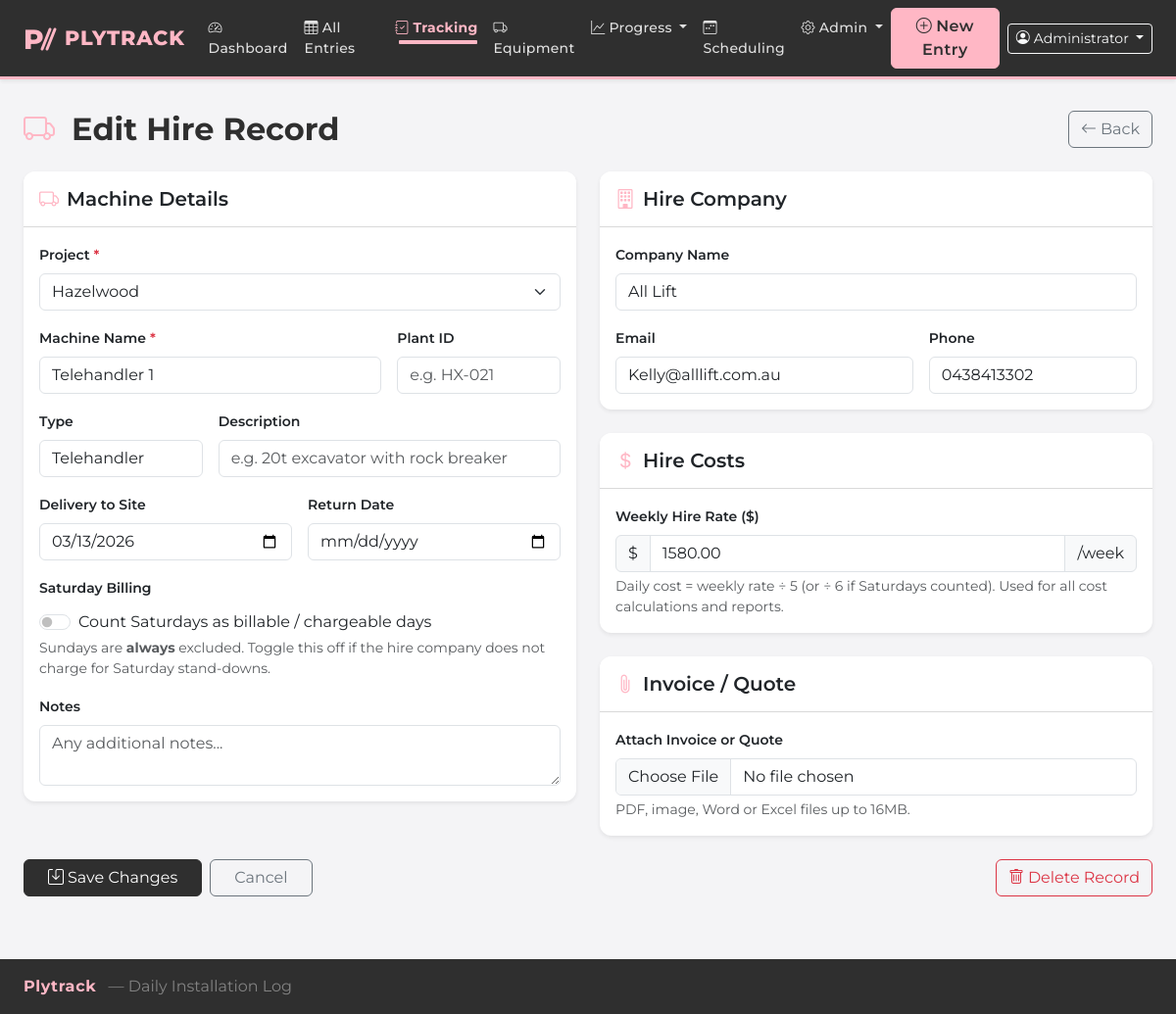
/hire/1/edit (signed in), run on an earlier commit of the app's database.
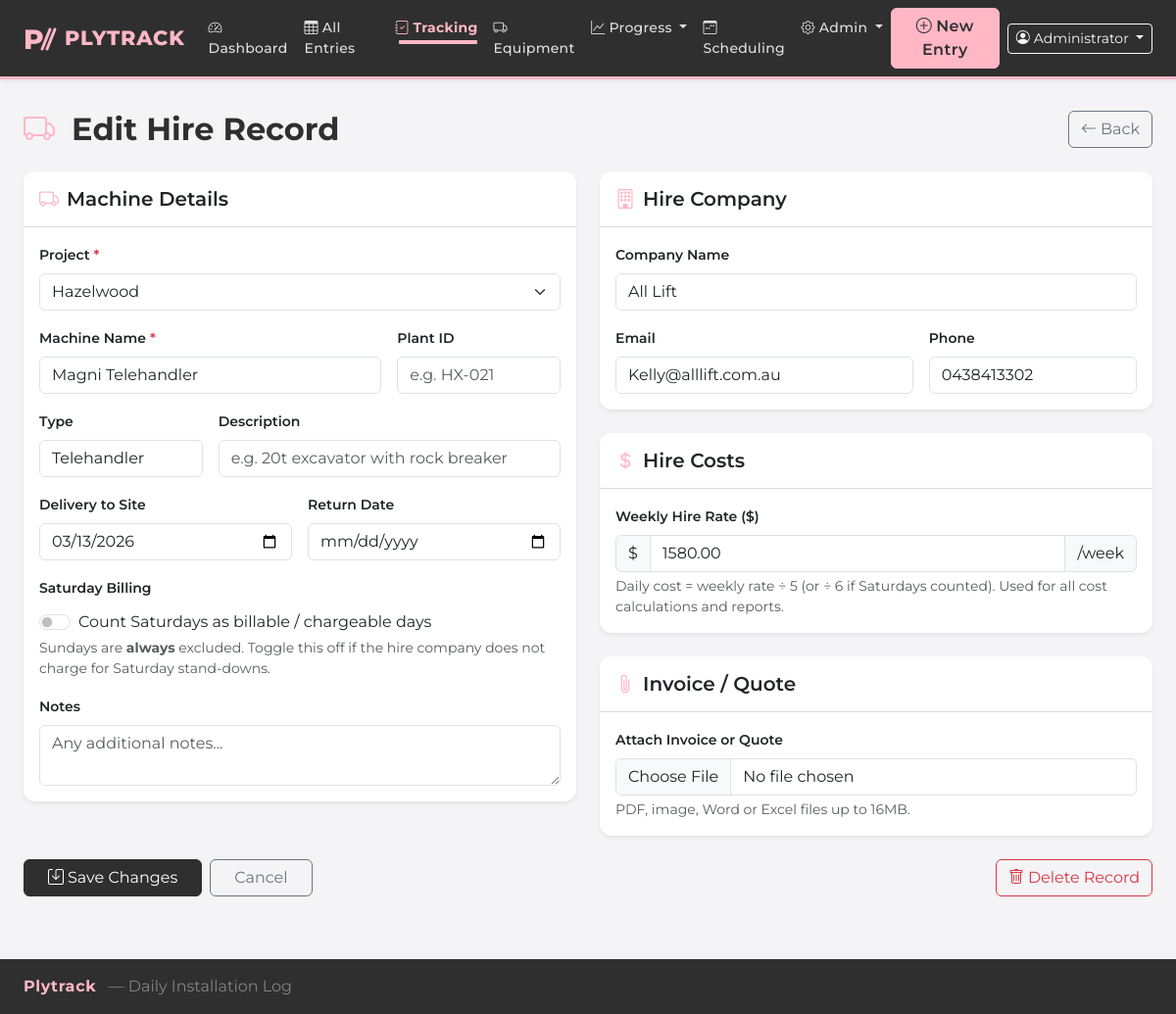
And on a later commit of the database.
### models.py (models this page shows, shortened)
class HiredMachine(db.Model):
    id = db.Column(db.Integer, primary_key=True)
    project_id = db.Column(db.Integer, db.ForeignKey('project.id'), nullable=False)
    machine_name = db.Column(db.String(200), nullable=False)
    plant_id = db.Column(db.String(100))           # plant/fleet ID from hire company
    machine_type = db.Column(db.String(100))
    description = db.Column(db.Text)               # description of the item
    hire_company = db.Column(db.String(200))
    hire_company_email = db.Column(db.String(200))
    hire_company_phone = db.Column(db.String(50))
    delivery_date = db.Column(db.Date)
    return_date = db.Column(db.Date)
    cost_per_day = db.Column(db.Float)
    cost_per_week = db.Column(db.Float)
    count_saturdays = db.Column(db.Boolean, default=True)
    invoice_filename = db.Column(db.String(500))
    invoice_original_name = db.Column(db.String(500))
    notes = db.Column(db.Text)
    active = db.Column(db.Boolean, default=True)
    created_at = db.Column(db.DateTime, default=datetime.utcnow)
    project = db.relationship('Project', backref='hired_machines')
    stand_downs = db.relationship(
        'StandDown', backref='hired_machine',
        cascade='all, delete-orphan',
        order_by='StandDown.stand_down_date'
    )

class Project(db.Model):
    id = db.Column(db.Integer, primary_key=True)
    name = db.Column(db.String(200), nullable=False)
    description = db.Column(db.Text)
    active = db.Column(db.Boolean, default=True)
    start_date = db.Column(db.Date)           # Day 1 of installation (for Gantt day→date mapping)
    planned_crew = db.Column(db.Integer)      # Estimated crew size for efficiency calculations
    hours_per_day = db.Column(db.Float)       # Quoted hours per working day
    quoted_days = db.Column(db.Integer)       # Total quoted working days for the job
    state = db.Column(db.String(10))              # Australian state code e.g. 'QLD'
    is_cfmeu = db.Column(db.Boolean, default=False)
    created_at = db.Column(db.DateTime, default=datetime.utcnow)
    entries = db.relationship('DailyEntry', backref='project', lazy=True)
    planned_data = db.relationship('PlannedData', backref='project',
                                   cascade='all, delete-orphan', lazy=True)
    non_work_dates = db.relationship('ProjectNonWorkDate', backref='project',
                                     cascade='all, delete-orphan',
                                     order_by='ProjectNonWorkDate.date')
    budgeted_roles = db.relationship('ProjectBudgetedRole', backref='project',
                                     cascade='all, delete-orphan', lazy=True)

### app.py (the view, shortened to what this page needs)
@app.route('/hire/<int:hm_id>/edit', methods=['GET', 'POST'])
def hire_edit(hm_id):
    hm = HiredMachine.query.get_or_404(hm_id)
    projects = Project.query.filter_by(active=True).order_by(Project.name).all()
    return render_template('hire/form.html', hm=hm, projects=projects)

### app.py (called while the page is built)
@login_manager.user_loader
def load_user(user_id):
    return User.query.get(int(user_id))

@app.context_processor
def inject_active_projects():
    try:
        projects = Project.query.filter_by(active=True).order_by(Project.name).all()
    except Exception:
        projects = []
    return {'_active_projects': projects}

@app.before_request
def require_login():
    public_endpoints = {'login', 'logout', 'static'}
    if request.endpoint not in public_endpoints and not current_user.is_authenticated:
        return redirect(url_for('login', next=request.url))

### models.py (called while the page is built)
    @property
    def is_active(self):
        return self.active

### templates/hire/form.html (shortened to what the changed rows need)
{% extends "base.html" %}
{% block content %}
<div class="d-flex justify-content-between align-items-center mb-4">
  <h2 class="fw-bold mb-0">
    <i class="bi bi-truck me-2 text-primary"></i>
    {% if hm %}Edit Hire Record{% else %}Add Hired Machine{% endif %}
  </h2>
</div>
<form method="POST"
      action="{% if hm %}{{ url_for('hire_edit', hm_id=hm.id) }}{% else %}{{ url_for('hire_new') }}{% endif %}"
      enctype="multipart/form-data">
  <div class="row g-4">
    <div class="col-lg-6">
      <div class="card border-0 shadow-sm mb-4">
        <div class="card-body">
          <div class="row g-3">
            <div class="col-12">
              <label class="form-label fw-semibold">Project <span class="text-danger">*</span></label>
              <select name="project_id" class="form-select" required>
                {% for project in projects %}
                <option value="{{ project.id }}"
                  {% if hm and hm.project_id == project.id %}selected{% endif %}>
                  {{ project.name }}
                </option>
                {% endfor %}
              </select>
            </div>
            <div class="col-sm-8">
              <label class="form-label fw-semibold">Machine Name <span class="text-danger">*</span></label>
              <input type="text" name="machine_name" class="form-control" required
                     value="{{ hm.machine_name if hm else '' }}"
                     placeholder="e.g. Excavator #1, CAT 308">
            </div>
            <div class="col-sm-4">
              <label class="form-label fw-semibold">Type</label>
              <input type="text" name="machine_type" class="form-control"
                     value="{{ hm.machine_type if hm and hm.machine_type else '' }}"
                     placeholder="e.g. Excavator">
            </div>
            <div class="col-sm-6">
              <label class="form-label fw-semibold">Delivery to Site</label>
              <input type="date" name="delivery_date" class="form-control"
                     value="{{ hm.delivery_date.strftime('%Y-%m-%d') if hm and hm.delivery_date else '' }}">
            </div>
            <div class="col-12">
              <div class="form-check form-switch mt-1">
                <input class="form-check-input" type="checkbox" name="count_saturdays"
                       id="countSaturdays" role="switch"
                       {% if not hm or hm.count_saturdays != False %}checked{% endif %}>
                <label class="form-check-label" for="countSaturdays">
                  Count Saturdays as billable / chargeable days
                </label>
              </div>
            </div>
          </div>
        </div>
      </div>
    </div>
    <div class="col-lg-6">
      <div class="card border-0 shadow-sm mb-4">
        <div class="card-body">
          <div class="row g-3">
            <div class="col-12">
              <label class="form-label fw-semibold">Company Name</label>
              <input type="text" name="hire_company" class="form-control"
                     value="{{ hm.hire_company if hm and hm.hire_company else '' }}"
                     placeholder="e.g. ABC Plant Hire">
            </div>
            <div class="col-sm-7">
              <label class="form-label fw-semibold">Email</label>
              <input type="email" name="hire_company_email" class="form-control"
                     value="{{ hm.hire_company_email if hm and hm.hire_company_email else '' }}"
                     placeholder="hire@company.com">
            </div>
            <div class="col-sm-5">
              <label class="form-label fw-semibold">Phone</label>
              <input type="text" name="hire_company_phone" class="form-control"
                     value="{{ hm.hire_company_phone if hm and hm.hire_company_phone else '' }}"
                     placeholder="e.g. 0400 000 000">
            </div>
          </div>
        </div>
      </div>
      <div class="card border-0 shadow-sm mb-4">
        <div class="card-body">
          <div class="row g-3">
            <div class="col-12">
              <div class="input-group">
                <span class="input-group-text">$</span>
                <input type="number" name="cost_per_week" class="form-control" min="0" step="0.01"
                       value="{{ '%.2f'|format(hm.cost_per_week) if hm and hm.cost_per_week else '' }}"
                       placeholder="0.00">
                <span class="input-group-text">/week</span>
              </div>
            </div>
          </div>
        </div>
      </div>
    </div>
  </div>
</form>
{% endblock %}

What changed in the data, as far as the page shows it:
changed HiredMachine "Telehandler": machine_name "Telehandler 1" → "Magni Telehandler"
